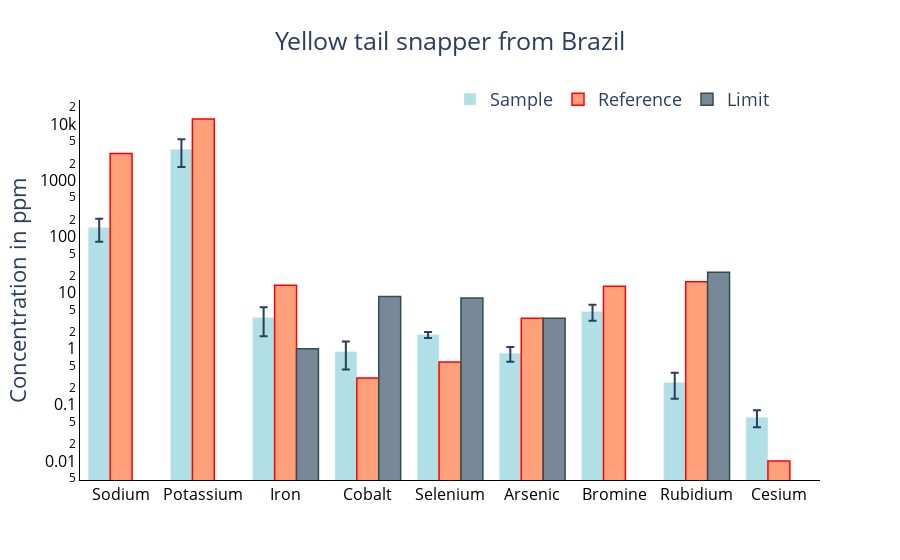

Write notebook code for a chart like this one.
### Code cell
#sample 5
elements = ['Sodium', 'Potassium', 'Iron', 'Cobalt','Selenium', 'Arsenic',
           'Bromine', 'Rubidium', 'Cesium']

ppm = [143.56, 3556.56, 3.58, 0.885, 1.77, 0.83, 4.61, 0.25, 0.06]
x = np.linspace(1,len(ppm),len(ppm))
sys_unc = [62.91, 1820.56, 1.83, 0.45, 0.17, 0.23, 1.45, 0.12, 0.019]
stat_unc = [1.24, 144.19, 0.55, 0.087, 0.13, 0.08, 0.24, 0.020, 0.006]
tot_unc = []
for i in x:
    val = (sys_unc[int(i)-1]**2+stat_unc[int(i)-1]**2)**0.5
    tot_unc.append(val)
    
mpl_fig = plt.figure(figsize=(12,5))
ax = mpl_fig.add_subplot(111)
width = 0.25
p1 = ax.bar(x, ppm, width, color='powderblue', label='Element')

#reference values (based on averages)
ppm2 = [3000, 12345, 13.5, 0.3, 0.58, 3.5, 13, 15.65, 0.01]

#regulatory limits for the elements
limits = [0, 0, 1, 8.48, 8, 3.5, 0, 23, 0]

#reference graph
p2 = ax.bar(x+0.25, ppm2, width, color='lightsalmon', edgecolor='red', alpha=0.3, label='Reference')
#error bars
p3 = plt.errorbar(x, ppm, yerr=tot_unc, fmt='.', ecolor='steelblue', capthick=1, capsize=2)
#limits graph
p4 = ax.bar(x-0.25, limits, width, color='lightslategray', edgecolor='k', label='Limit')

title_text = 'Yellow tail snapper from Brazil'
plt.xlabel('Element')
plt.ylabel('Concentration in ppm')
plt.title('Element ppm of Sample 5: Yellow tail snapper from Brazil')
plt.legend()
plt.xticks(x, elements)
ax.set_yscale('log')
plt.show()

fig = go.Figure()
fig.add_trace(go.Bar(
    name='Sample',
    x=elements, 
    y=ppm,
    error_y=dict(type='data', array=tot_unc),
    marker_color='powderblue',
#    line_color='steelblue'
))
fig.add_trace(go.Bar( 
    name='Reference',
    x=elements,
    y=ppm2,
    marker_color='lightsalmon',
    marker_line_color='red',
    marker_line_width=1.5
))
fig.add_trace(go.Bar( 
    name='Limit',
    x=elements,
    y=limits,
    marker_color='lightslategray',
    marker_line_color='darkslategray',
    marker_line_width=1.5
))

fig.update_layout(yaxis_type="log")
fig.update_layout(plot_bgcolor='white')#,width=700, height=700)
fig.update_yaxes(linecolor='black',tickcolor='black',
                 tickfont=dict(color='black', size=16))
fig.update_xaxes(linecolor='black',tickfont=dict(color='black', size=16))
fig.update_layout(legend_orientation="h",legend=dict(x=0.5, y=1.05))
fig.update_layout(barmode='group')
fig.update_layout(title=title_text, title_x=0.5,
                  yaxis_title=y_title,
                  font=dict(size=18)
)

fig.show()
fig.write_html("2017-sample5.html",include_plotlyjs=False)

### Figure 1 — Plotly figure (JSON) as saved in the notebook; plotly's stock layout.template omitted (floating-point values rounded to 4 significant figures)
{"data": [{"error_y": {"array": [62.92, 1826.0, 1.911, 0.4583, 0.214, 0.2435, 1.47, 0.1217, 0.01992], "type": "data"}, "marker": {"color": "powderblue"}, "name": "Sample", "type": "bar", "x": ["Sodium", "Potassium", "Iron", "Cobalt", "Selenium", "Arsenic", "Bromine", "Rubidium", "Cesium"], "y": [143.6, 3557.0, 3.58, 0.885, 1.77, 0.83, 4.61, 0.25, 0.06]}, {"marker": {"color": "lightsalmon", "line": {"color": "red", "width": 1.5}}, "name": "Reference", "type": "bar", "x": ["Sodium", "Potassium", "Iron", "Cobalt", "Selenium", "Arsenic", "Bromine", "Rubidium", "Cesium"], "y": [3000, 12345, 13.5, 0.3, 0.58, 3.5, 13, 15.65, 0.01]}, {"marker": {"color": "lightslategray", "line": {"color": "darkslategray", "width": 1.5}}, "name": "Limit", "type": "bar", "x": ["Sodium", "Potassium", "Iron", "Cobalt", "Selenium", "Arsenic", "Bromine", "Rubidium", "Cesium"], "y": [0, 0, 1, 8.48, 8, 3.5, 0, 23, 0]}], "layout": {"barmode": "group", "font": {"size": 18}, "legend": {"orientation": "h", "x": 0.5, "y": 1.05}, "plot_bgcolor": "white", "title": {"text": "Yellow tail snapper from Brazil", "x": 0.5}, "xaxis": {"linecolor": "black", "tickfont": {"color": "black", "size": 16}}, "yaxis": {"linecolor": "black", "tickcolor": "black", "tickfont": {"color": "black", "size": 16}, "title": {"text": "Concentration in ppm"}, "type": "log"}}}
